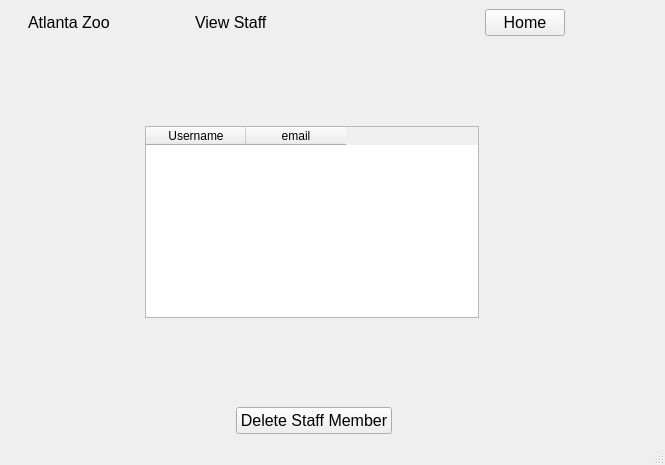
<?xml version="1.0" encoding="UTF-8"?>
<ui version="4.0">
 <class>adminViewStaff</class>
 <widget class="QMainWindow" name="adminViewStaff">
  <property name="geometry">
   <rect>
    <x>0</x>
    <y>0</y>
    <width>665</width>
    <height>465</height>
   </rect>
  </property>
  <property name="windowTitle">
   <string>MainWindow</string>
  </property>
  <widget class="QWidget" name="centralwidget">
   <layout class="QGridLayout" name="gridLayout">
    <item row="0" column="0">
     <spacer name="horizontalSpacer">
      <property name="orientation">
       <enum>Qt::Horizontal</enum>
      </property>
      <property name="sizeHint" stdset="0">
       <size>
        <width>34</width>
        <height>20</height>
       </size>
      </property>
     </spacer>
    </item>
    <item row="0" column="1">
     <widget class="QLabel" name="label">
      <property name="font">
       <font>
        <pointsize>12</pointsize>
       </font>
      </property>
      <property name="text">
       <string>Atlanta Zoo</string>
      </property>
     </widget>
    </item>
    <item row="0" column="2" colspan="2">
     <spacer name="horizontalSpacer_2">
      <property name="orientation">
       <enum>Qt::Horizontal</enum>
      </property>
      <property name="sizeHint" stdset="0">
       <size>
        <width>94</width>
        <height>20</height>
       </size>
      </property>
     </spacer>
    </item>
    <item row="0" column="4" colspan="2">
     <widget class="QLabel" name="label_2">
      <property name="font">
       <font>
        <pointsize>12</pointsize>
       </font>
      </property>
      <property name="text">
       <string>View Staff</string>
      </property>
     </widget>
    </item>
    <item row="0" column="6" colspan="2">
     <spacer name="horizontalSpacer_8">
      <property name="orientation">
       <enum>Qt::Horizontal</enum>
      </property>
      <property name="sizeHint" stdset="0">
       <size>
        <width>168</width>
        <height>20</height>
       </size>
      </property>
     </spacer>
    </item>
    <item row="0" column="8">
     <widget class="QPushButton" name="homeButton">
      <property name="font">
       <font>
        <pointsize>12</pointsize>
       </font>
      </property>
      <property name="text">
       <string>Home</string>
      </property>
     </widget>
    </item>
    <item row="0" column="9">
     <spacer name="horizontalSpacer_3">
      <property name="orientation">
       <enum>Qt::Horizontal</enum>
      </property>
      <property name="sizeHint" stdset="0">
       <size>
        <width>106</width>
        <height>20</height>
       </size>
      </property>
     </spacer>
    </item>
    <item row="1" column="3">
     <spacer name="verticalSpacer_3">
      <property name="orientation">
       <enum>Qt::Vertical</enum>
      </property>
      <property name="sizeHint" stdset="0">
       <size>
        <width>20</width>
        <height>74</height>
       </size>
      </property>
     </spacer>
    </item>
    <item row="1" column="6">
     <spacer name="verticalSpacer_2">
      <property name="orientation">
       <enum>Qt::Vertical</enum>
      </property>
      <property name="sizeHint" stdset="0">
       <size>
        <width>20</width>
        <height>74</height>
       </size>
      </property>
     </spacer>
    </item>
    <item row="2" column="0" colspan="3">
     <spacer name="horizontalSpacer_6">
      <property name="orientation">
       <enum>Qt::Horizontal</enum>
      </property>
      <property name="sizeHint" stdset="0">
       <size>
        <width>159</width>
        <height>20</height>
       </size>
      </property>
     </spacer>
    </item>
    <item row="2" column="3" colspan="5">
     <widget class="QTableWidget" name="userList">
      <property name="minimumSize">
       <size>
        <width>300</width>
        <height>150</height>
       </size>
      </property>
      <column>
       <property name="text">
        <string>Username</string>
       </property>
      </column>
      <column>
       <property name="text">
        <string>email</string>
       </property>
      </column>
     </widget>
    </item>
    <item row="2" column="8" colspan="2">
     <spacer name="horizontalSpacer_7">
      <property name="orientation">
       <enum>Qt::Horizontal</enum>
      </property>
      <property name="sizeHint" stdset="0">
       <size>
        <width>173</width>
        <height>20</height>
       </size>
      </property>
     </spacer>
    </item>
    <item row="3" column="6">
     <spacer name="verticalSpacer">
      <property name="orientation">
       <enum>Qt::Vertical</enum>
      </property>
      <property name="sizeHint" stdset="0">
       <size>
        <width>20</width>
        <height>74</height>
       </size>
      </property>
     </spacer>
    </item>
    <item row="4" column="0" colspan="5">
     <spacer name="horizontalSpacer_4">
      <property name="orientation">
       <enum>Qt::Horizontal</enum>
      </property>
      <property name="sizeHint" stdset="0">
       <size>
        <width>249</width>
        <height>20</height>
       </size>
      </property>
     </spacer>
    </item>
    <item row="4" column="5" colspan="2">
     <widget class="QPushButton" name="deleteStaffMemberButton">
      <property name="font">
       <font>
        <pointsize>12</pointsize>
       </font>
      </property>
      <property name="text">
       <string>Delete Staff Member</string>
      </property>
     </widget>
    </item>
    <item row="4" column="7" colspan="3">
     <spacer name="horizontalSpacer_5">
      <property name="orientation">
       <enum>Qt::Horizontal</enum>
      </property>
      <property name="sizeHint" stdset="0">
       <size>
        <width>261</width>
        <height>20</height>
       </size>
      </property>
     </spacer>
    </item>
   </layout>
  </widget>
  <widget class="QMenuBar" name="menubar">
   <property name="geometry">
    <rect>
     <x>0</x>
     <y>0</y>
     <width>665</width>
     <height>20</height>
    </rect>
   </property>
  </widget>
  <widget class="QStatusBar" name="statusbar"/>
 </widget>
 <resources/>
 <connections/>
</ui>
